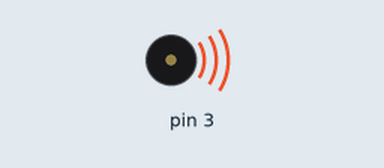
Simulated run of this sketch. Board: Arduino Uno, built with avr-gcc and run on an emulated ATmega328P. On the bench: buzzer (waves = sounding). Random numbers use the default seed unless the sketch sets one; what the sketch prints to the serial monitor is not drawn.

Above: at 0.5 s.
At 1.2 s:
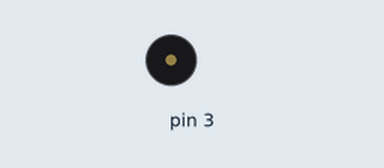
Timing chart, 0 to 3.0 s (numbered marks = the images above):
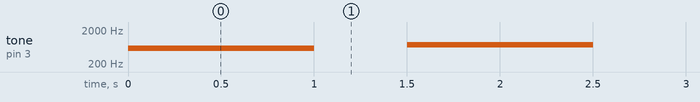

Measured:
- by itself, tone on pin 3: plays 584 Hz for 1.0 s, 739 Hz for 1.0 s, 1034 Hz for 1.0 s, 1198 Hz for 1.0 s, 1176 Hz for 1.0 s, 900 Hz for 1.0 s … (87 notes in this stretch)

The sketch:

arduino-ses-uretme.ino
```cpp
// C++ code
//
int buzzer = 3; // Buzzerı d3 pinine ve gnd ye bağlamamız gerekiyor.
int rasgelesayi;
int minHz = 300;
int maxHz = 1200;
void setup()
{
  Serial.begin(9600);
  pinMode(3,OUTPUT);
  randomSeed(analogRead(A0)); // A0 pinine birşey bağlamayın randomSeed üretmesi için 0-1024 arası değer geliyor


}

void loop()
{
  rasgelesayi = random(minHz,maxHz);// Cihaza zarar vermemesi için 200 Hz ile 2000 Hz arasında ses önerilir. İnsan kulağı 20 ile 20k hz aralığını duyabilir.
  Serial.println(rasgelesayi);
  tone(3,rasgelesayi);// D3 Pinine ve GND ye buzzer bağlarsanız ses üretecektir
  delay(1000);
  noTone(3);
  delay(500);

}
```
